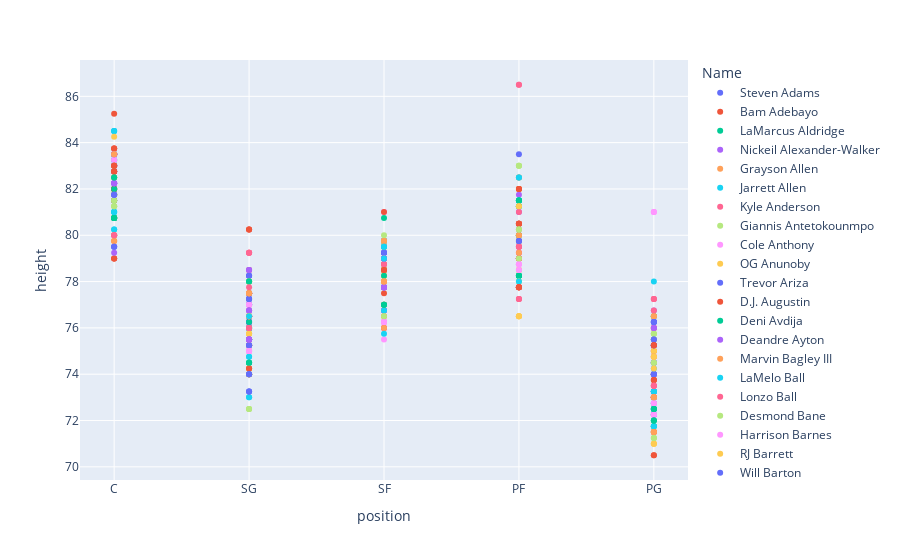

The cell this chart's notebook holds for it:
### Markdown cell above
Visualizing player attributes against position to see the distribution across the league and look into outliers

### Code cell
px.scatter(player_final, x = 'position', y = 'height', color = 'Name')
